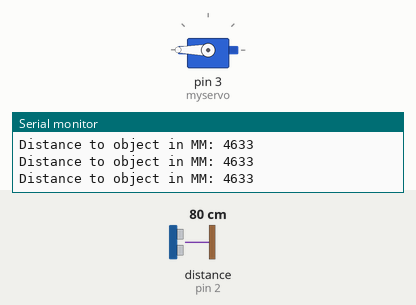
Bench run of a sketch on a simulated Arduino Uno, built with avr-gcc and run on an emulated ATmega328P. Parts: servo, the last lines printed to the serial monitor. Wiring (inferred from the names in the program): range finder with pulse-width output: data pin 2. Inputs (shaded band) come from the test bench; at power-on: distance to the obstacle (sensor on pin 2) 80 cm. The echo pulse lasts 58.3 µs per cm.

Above: at 1.2 s.
1.3 s: distance to the obstacle (sensor on pin 2) set to 39 cm
2.8 s: distance to the obstacle (sensor on pin 2) set to 31 cm
At 3.3 s:
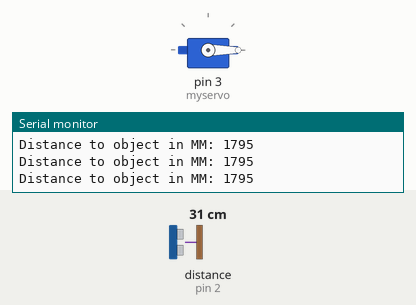
4.4 s: distance to the obstacle (sensor on pin 2) set to 35 cm
At 5.8 s:
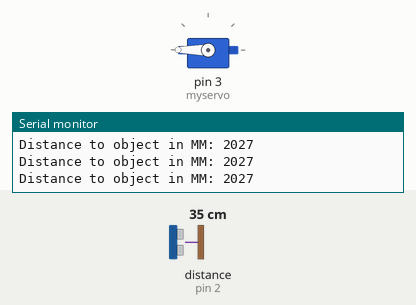
7.4 s: distance to the obstacle (sensor on pin 2) set to 2 cm
At 8.2 s:
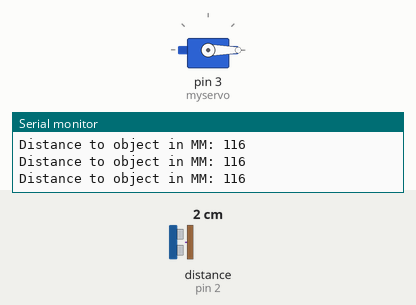
Timing chart, 0 to 10.4 s (numbered marks = the images above; inputs shaded):
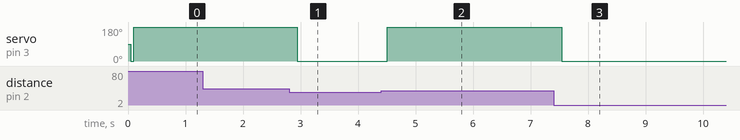

Measured:
- the behaviour switches between 35 and 34 cm on distance to the obstacle (sensor on pin 2) (found by bisection; images 0 and 1)
- after the input at 2.8 s, servo on pin 3 (myservo): 180° → 0° after 0.14 s
- after the input at 4.4 s, servo on pin 3 (myservo): 0° → 180° after 0.11 s
- after the input at 7.4 s, servo on pin 3 (myservo): 180° → 0° after 0.15 s

The sketch:

experiment_2_first_tryout.ino
```cpp
/*
 * Creation & Computation - Digital Futures, OCAD University
 * Kate Hartman / Nick Puckett
 *
 * Reads from a Maxbotix Distance sensor via pulse width
 * It returns the value in millimeters
 *
 *
 * by the coolest group, Arsh, Jessie, Nilam, Priya <3
 */


#include <Servo.h>
Servo myservo;
int pos = 0;

int pinNumber = 2; //the pin the pulsewidth is read on
int distanceMM; //variable that holds the reading

void setup()

{

myservo.attach(3);

pinMode(pinNumber,INPUT);  //since we are using a digital pin, we must set tell it that it will be an INPUT

Serial.begin(9600); //turn on the serial port so we can read from the console
}

void loop()

{
distanceMM = pulseIn(pinNumber, HIGH);//read the value from the sensor

Serial.print("Distance to object in MM: ");//print the value to the console
Serial.println(distanceMM);

myservo.write(pos);

if (distanceMM > 2000){
  pos = 180;
} else {
  pos = 0;
}
}
```
